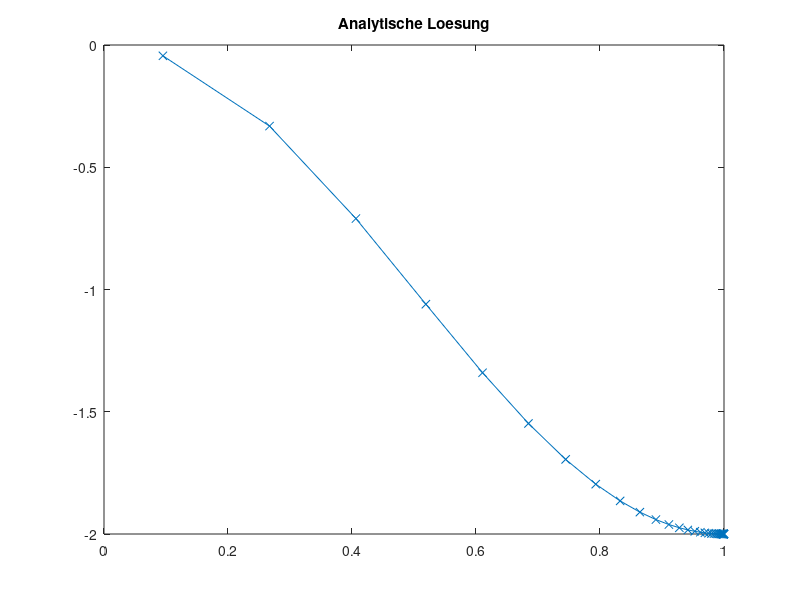
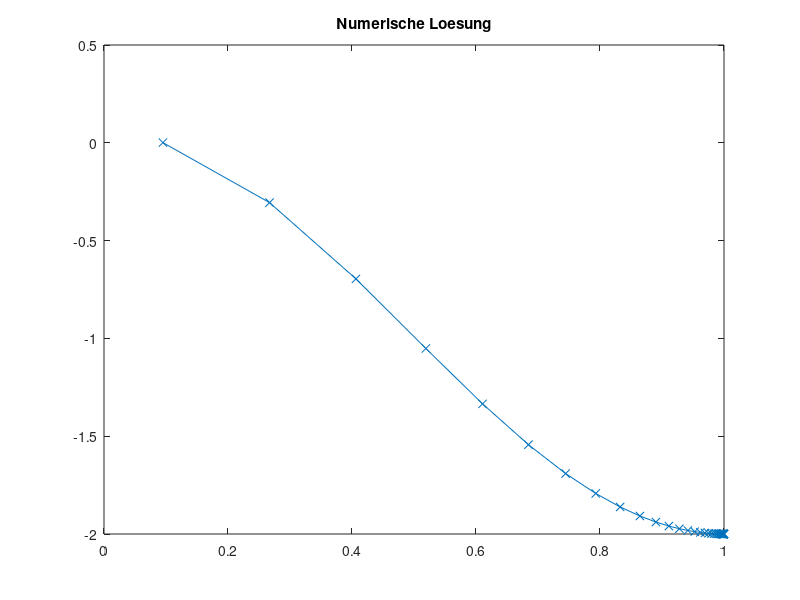
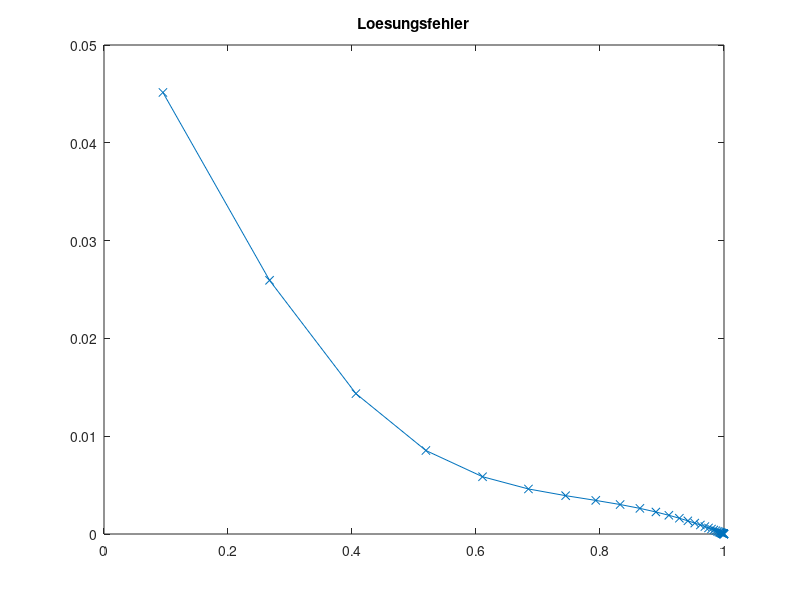
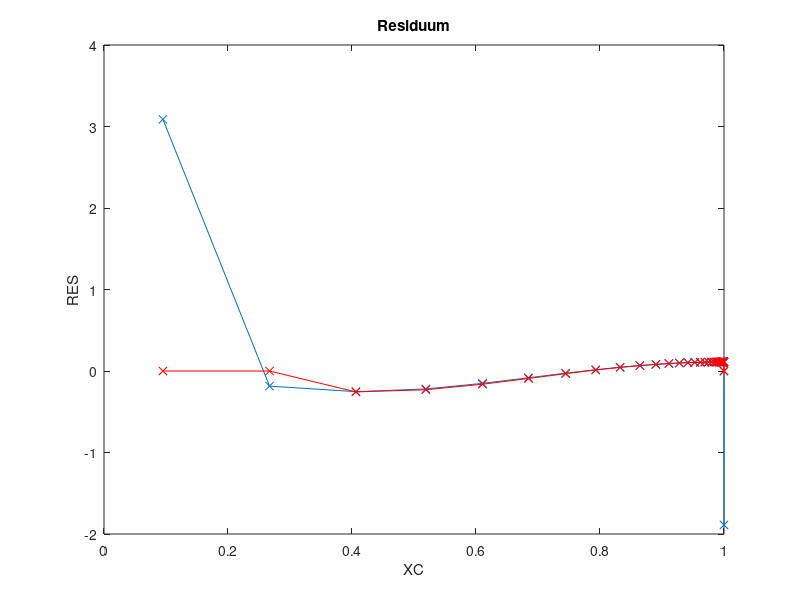

Recreate these plots in MATLAB, in order.
clc
clear all
close all

%SOL=@(x) sin(pi*x)+1;
%MSOL=@(x)-pi^2*sin(pi*x);

SOL=@(x) cos(pi*x)-1;
MSOL=@(x)-pi^2*cos(pi*x);

DIF=1.0;
ALPHA=0.9;
XMIN=0.0;
XMAX=1.0;
N=80;% KV's

% Immer feiner werdendes Gitter nach Lehrbuch
X = zeros(1,N+1);
for I=1:N+1
  X(I) = XMIN + (ALPHA^(I-1)-1)/(ALPHA^N-1)*(XMAX-XMIN);
end

% N halbieren
for j=1:1
  fprintf('abc');

idx =1;
X2=0;
for i=1:N+1
  if mod(i, 2)==1
    X2(idx)=X(i);
    idx=idx+1;
  end
end
X=X2;
N=length(X)-1;
end

XC = (X(1:N)+X(2:N+1))/2;
XCR = [XMIN, XC, XMAX];

%%% ANALYTISCHE LÖSUNG
TA = zeros(1, N);
for I=1:N
  TA(I)=SOL(XC(I));
end

figure(1)
plot(XC, TA, 'x-');
title('Analytische Loesung')

%%% FVM Lösung

% Randbedingungen
RBE = SOL(XMAX);
RBW = SOL(XMIN);

% Koeffizienten speichern
AP = zeros(1, N);
AE = zeros(1, N);
AW = zeros(1, N);

for I=1:N
  DX = X(I+1)-X(I);

  DXE = XCR(I+2)-XCR(I+1);
  DXW = XCR(I+1)-XCR(I);

  AE(I) = DIF/(DXE*DX);
  AW(I) = DIF/(DXW*DX);

  AP(I) = -AE(I)-AW(I);
end

% Gesamtgleichungssystem aufstellen
A = zeros(N);
b = zeros(N,1);

for I=1:N
  b(I) = MSOL(XC(I));

  % Hauptdiagonale
  A(I,I) = AP(I);

  % Westliche Nebendiagonale
  if mod(I,N)==1
    b(I) = b(I)-AW(I)*RBW;
  else
    A(I, I-1) = AW(I);
  end

  % Östliche Nebendiagonale
  if mod(I,N)==0
    b(I) = b(I)-AE(I)*RBE;
  else
    A(I, I+1) = AE(I);
  end
end

T=A\b;

figure(2)
plot(XC, T, 'x-');
title('Numerische Loesung')

%%% Lösungsfehler berechnen
SERR=0.0;
ERR=zeros(1, N);
for I=1:N
    ERR(I)=T(I)-TA(I);
    SERR=SERR+ERR(I)^2;
end
SERR=sqrt(SERR/(N));

figure(3)
plot(XC, ERR, 'x-');
title('Loesungsfehler')

fprintf('Summierter Fehler %16.10e N=%g\n', SERR, length(X));


%%%% ORDNUNG  BESTIMMEN
ERR5=2.4501722712e-02;
ERR10=6.4258655119e-03;
ERR20=2.0705369759e-03;
ERR40=1.0396550077e-03;
ERR80=7.0445840647e-04;

% ALPHA=0.99, cos(x)-2
ERR5=3.3375433977e-02;
ERR10=8.2565958126e-03;
ERR20=2.0862964006e-03;
ERR40=5.4989893414e-04;
ERR80=1.6421419188e-04;

% für verdünntes Gitter
ERR5=1.8313148130e-01;
ERR10=1.1754515384e-01;
ERR20=3.5245466348e-02;
ERR40=8.8115116752e-03;
ERR80=2.1893954570e-03;


op=log((ERR5)/(ERR10))/log(2);
fprintf('Ordnung des Verfahrens %16.10e \n',op  );
op=log((ERR10)/(ERR20))/log(2);
fprintf('Ordnung des Verfahrens %16.10e \n',op  );
op=log((ERR20)/(ERR40))/log(2);
fprintf('Ordnung des Verfahrens %16.10e \n',op  );
op=log((ERR40)/(ERR80))/log(2);
fprintf('Ordnung des Verfahrens %16.10e \n',op  );


%%%% RESIDUUM BERECHNEN
t=zeros(N, 1);
for I=1:N
    t(I)=SOL(XC(I));
end

RES=A*t-b;

figure(4)
plot(XC,RES,'x-');

xlabel('XC')
ylabel('RES')
title('Residuum')

%%%% Truncation Error berechnen

% b ohne Randwerte
TERR=zeros(1, N);
for I=1:N
  b(I) = MSOL(XC(I));
end

for I=3:N-2
  XEE=XCR(I+3);
  XE=XCR(I+2);
  XP=XCR(I+1);
  XW=XCR(I);
  XWW=XCR(I-1);
  Xe=X(I+1);
  Xee=X(I+2);
  Xw=X(I);
  Xww=X(I-1);

  DX = Xe-Xw;

  fE=b(I+1);
  fP=b(I);
  fW=b(I-1);

  TEE=T(I+2);
  TE=T(I+1);
  TP=T(I);
  TW=T(I-1);
  TWW=T(I-2);

  % Source term
  TERRS = (fE-fW)/(2*(XE-XW))*((Xe-XP)^2-(Xw-XP)^2)...
      + 1/(6*DX)*((fE-fP)/(XE-XP)-(fP-fW)/(XP-XW))*((Xe-XP)^3-(Xw-XP)^3);
  %TERRS2 = (DX/24 * (b(I+1) - 2*b(I) + b(I-1)));

  % Diffusion Term east
  TERRE = 1/(2*(XE-XP))*((TEE-TP)/(XEE-XP)-(TE-TW)/(XE-XW))...
      * (((XP-Xe)^2-(XE-Xe)^2)/(XE-XP))...
      + (1/(Xee-Xe)*((TEE-TE)/(XEE-XE)-(TE-TP)/(XE-XP)) - 1/(Xe-Xw)*((TE-TP)/(XE-XP)-(TP-TW)/(XP-XW)))...
      * 1/(6*(XE-XP))*(((XP-Xe)^3-(XE-Xe)^3)/(XE-XP));
  %TERRE2 = ((T(I+2)-3*T(I+1)+3*T(I)-T(I-1))/(24*DX));

  TERRW = 1/(2*(XP-XW))*((TE-TW)/(XE-XW)-(TP-TWW)/(XP-XWW))...
      * (((XW-Xw)^2-(XP-Xw)^2)/(XP-XW))...
      + (1/(Xe-Xw)*((TE-TP)/(XE-XP)-(TP-TW)/(XP-XW)) - 1/(Xw-Xww)*((TP-TW)/(XP-XW)-(TW-TWW)/(XW-XWW)))...
      * 1/(6*(XP-XW))*(((XW-Xw)^3-(XP-Xw)^3)/(XP-XW));
  %TERRW2 = ((T(I+1)-3*T(I)+3*T(I-1)-T(I-2))/(24*DX));

  TERRC = (TERRS-TERRE+TERRW);
  %TERRC2 = (TERRS2+TERRE2-TERRW2);
  TERR(I) = TERRC/DX; % Division durch Terme bei Quellterm
end


hold on;
plot(XC, TERR, 'rx-');

figure(5)
plot(XC, RES-TERR', 'x-');
title('RES - TE')
